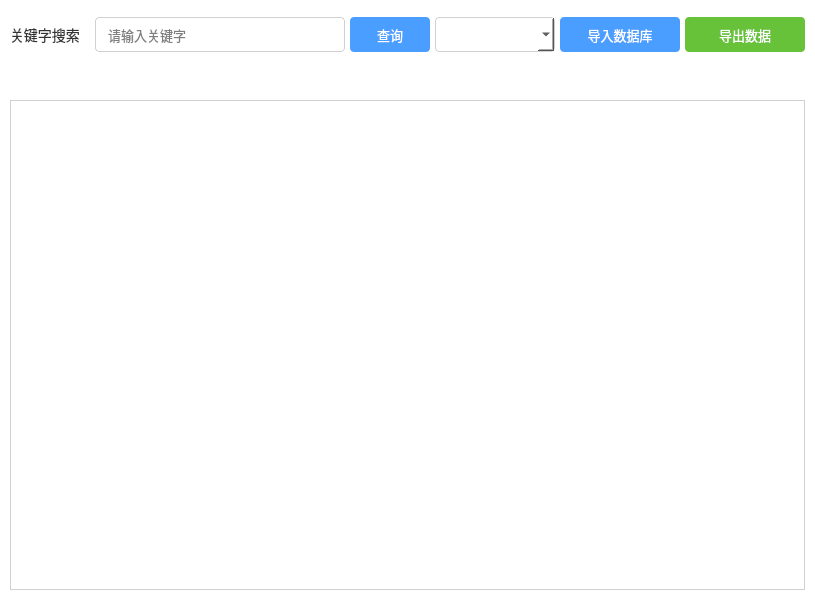
<?xml version="1.0" encoding="UTF-8"?>
<ui version="4.0">
 <class>dataloader</class>
 <widget class="QWidget" name="dataloader">
  <property name="geometry">
   <rect>
    <x>0</x>
    <y>0</y>
    <width>800</width>
    <height>600</height>
   </rect>
  </property>
  <property name="windowTitle">
   <string>知识库管理</string>
  </property>
  <property name="styleSheet">
   <string notr="true">QWidget {
    background-color: #ffffff;
    font-family: &quot;Microsoft YaHei&quot;;
}

QLabel {
    color: #333333;
    font-size: 14px;
}

QLineEdit {
    padding: 5px 10px;
    border: 1px solid #d0d0d0;
    border-radius: 4px;
    background-color: #ffffff;
    font-size: 13px;
}

QLineEdit:focus {
    border: 1px solid #4a9eff;
}

QPushButton {
    background-color: #4a9eff;
    color: white;
    border: none;
    border-radius: 4px;
    padding: 5px 15px;
    font-size: 13px;
}

QPushButton:hover {
    background-color: #3d8ee6;
}

QPushButton:pressed {
    background-color: #2d7ed6;
}

QComboBox {
    padding: 5px 10px;
    border: 1px solid #d0d0d0;
    border-radius: 4px;
    background-color: #ffffff;
    font-size: 13px;
}

QComboBox:hover {
    border: 1px solid #4a9eff;
}

QTableWidget {
    border: 1px solid #d0d0d0;
    background-color: #ffffff;
    gridline-color: #e0e0e0;
}

QTableWidget::item {
    padding: 5px;
}

QTableWidget::item:selected {
    background-color: #e6f3ff;
    color: #333333;
}

QHeaderView::section {
    background-color: #f5f5f5;
    padding: 5px;
    border: none;
    border-right: 1px solid #d0d0d0;
    border-bottom: 1px solid #d0d0d0;
    font-weight: bold;
    color: #333333;
}

QScrollBar:vertical {
    border: none;
    background: #f0f0f0;
    width: 10px;
    border-radius: 5px;
}

QScrollBar::handle:vertical {
    background: #c0c0c0;
    border-radius: 5px;
}

QScrollBar::handle:vertical:hover {
    background: #a0a0a0;
}</string>
  </property>
  <layout class="QVBoxLayout" name="verticalLayout">
   <property name="spacing">
    <number>5</number>
   </property>
   <property name="leftMargin">
    <number>10</number>
   </property>
   <property name="topMargin">
    <number>10</number>
   </property>
   <property name="rightMargin">
    <number>10</number>
   </property>
   <property name="bottomMargin">
    <number>10</number>
   </property>
   <item>
    <widget class="QWidget" name="topWidget" native="true">
     <property name="minimumSize">
      <size>
       <width>0</width>
       <height>50</height>
      </size>
     </property>
     <property name="maximumSize">
      <size>
       <width>16777215</width>
       <height>50</height>
      </size>
     </property>
     <layout class="QHBoxLayout" name="horizontalLayout">
      <property name="spacing">
       <number>5</number>
      </property>
      <property name="leftMargin">
       <number>0</number>
      </property>
      <property name="topMargin">
       <number>0</number>
      </property>
      <property name="rightMargin">
       <number>0</number>
      </property>
      <property name="bottomMargin">
       <number>0</number>
      </property>
      <item>
       <widget class="QLabel" name="label_3">
        <property name="minimumSize">
         <size>
          <width>80</width>
          <height>0</height>
         </size>
        </property>
        <property name="text">
         <string>关键字搜索</string>
        </property>
       </widget>
      </item>
      <item>
       <widget class="QLineEdit" name="lineEdit">
        <property name="minimumSize">
         <size>
          <width>250</width>
          <height>35</height>
         </size>
        </property>
        <property name="placeholderText">
         <string>请输入关键字</string>
        </property>
       </widget>
      </item>
      <item>
       <widget class="QPushButton" name="pushButton_search">
        <property name="minimumSize">
         <size>
          <width>80</width>
          <height>35</height>
         </size>
        </property>
        <property name="text">
         <string>查询</string>
        </property>
       </widget>
      </item>
      <item>
       <widget class="QComboBox" name="comboBox">
        <property name="minimumSize">
         <size>
          <width>120</width>
          <height>35</height>
         </size>
        </property>
       </widget>
      </item>
      <item>
       <spacer name="horizontalSpacer">
        <property name="orientation">
         <enum>Qt::Horizontal</enum>
        </property>
        <property name="sizeHint" stdset="0">
         <size>
          <width>40</width>
          <height>20</height>
         </size>
        </property>
       </spacer>
      </item>
      <item>
       <widget class="QPushButton" name="pushButton_import">
        <property name="minimumSize">
         <size>
          <width>120</width>
          <height>35</height>
         </size>
        </property>
        <property name="text">
         <string>导入数据库</string>
        </property>
       </widget>
      </item>
      <item>
       <widget class="QPushButton" name="pushButton_export">
        <property name="minimumSize">
         <size>
          <width>120</width>
          <height>35</height>
         </size>
        </property>
        <property name="styleSheet">
         <string notr="true">QPushButton {
    background-color: #67c23a;
}
QPushButton:hover {
    background-color: #5daf34;
}
QPushButton:pressed {
    background-color: #529d2e;
}</string>
        </property>
        <property name="text">
         <string>导出数据</string>
        </property>
       </widget>
      </item>
     </layout>
    </widget>
   </item>
   <item>
    <widget class="QWidget" name="keywordsContainer" native="true">
     <property name="minimumSize">
      <size>
       <width>0</width>
       <height>30</height>
      </size>
     </property>
     <property name="maximumSize">
      <size>
       <width>16777215</width>
       <height>60</height>
      </size>
     </property>
     <layout class="QHBoxLayout" name="horizontalLayout_2">
      <property name="spacing">
       <number>5</number>
      </property>
      <property name="leftMargin">
       <number>5</number>
      </property>
      <property name="topMargin">
       <number>2</number>
      </property>
      <property name="rightMargin">
       <number>5</number>
      </property>
      <property name="bottomMargin">
       <number>2</number>
      </property>
     </layout>
    </widget>
   </item>
   <item>
    <widget class="QTableWidget" name="tableWidget">
     <property name="editTriggers">
      <set>QAbstractItemView::NoEditTriggers</set>
     </property>
     <property name="selectionBehavior">
      <enum>QAbstractItemView::SelectRows</enum>
     </property>
    </widget>
   </item>
  </layout>
 </widget>
 <resources/>
 <connections/>
</ui>
